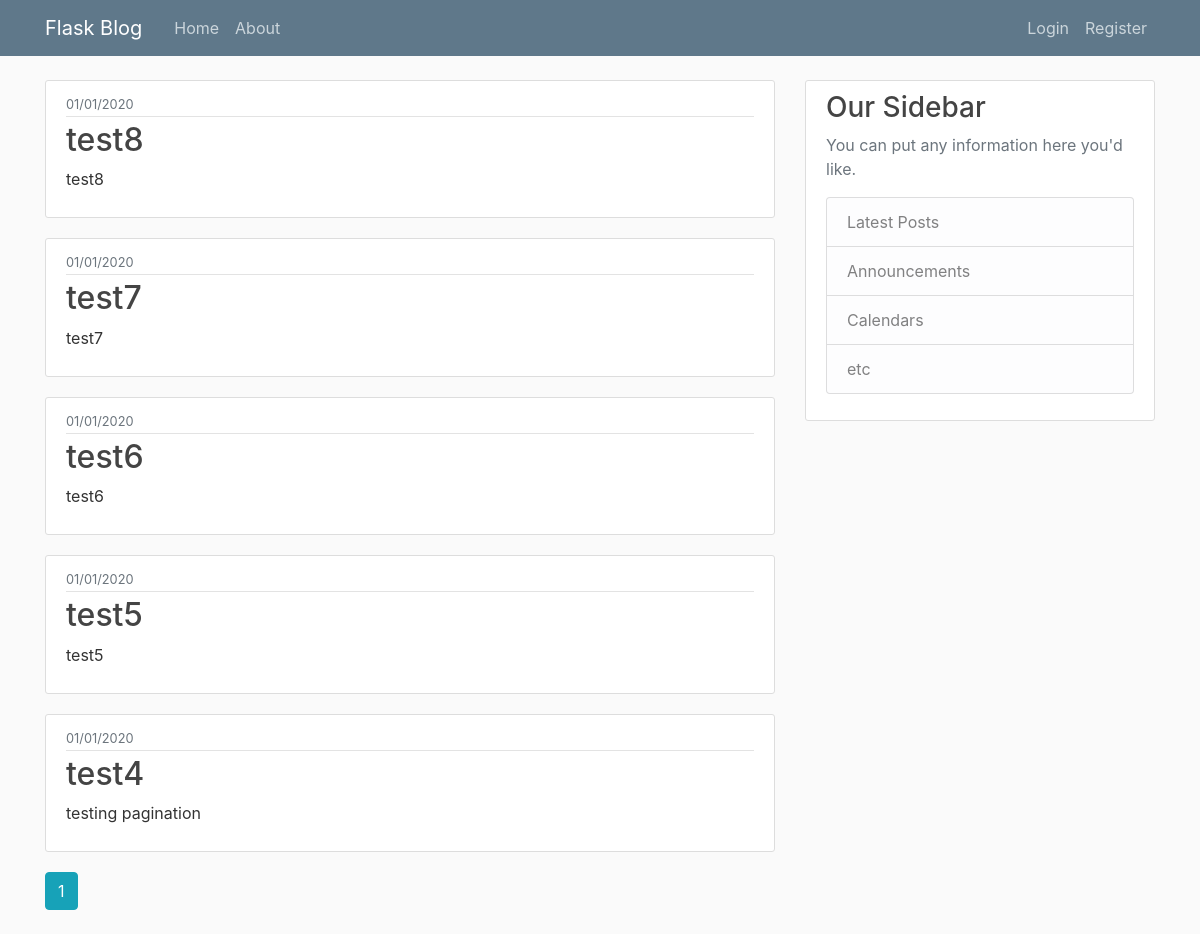
The page / on the database its author committed.
### flaskblog/models.py (models this page shows, shortened)
class Post(db.Model):
    id = db.Column(db.Integer, primary_key=True)
    title = db.Column(db.String(20), nullable=False)
    date_posted = db.Column(db.DateTime, nullable=False, default=datetime.utcnow)
    content = db.Column(db.Text, nullable=False)
    user_id = db.Column(db.Integer, db.ForeignKey("user.id"), nullable=False)

### flaskblog/routes.py (the view)
@app.route("/home")
@app.route("/")
def home():
    page = request.args.get("page", 1, type=int)
    posts = Post.query.order_by(Post.date_posted.desc()).paginate(page=page, per_page=5)
    return render_template("home.html", posts=posts)

### flaskblog/templates/home.html
{% extends "layout.html" %}
{% block content %}
    {% for post in posts.items %}
    <article class="media content-section">
     <div class="media-body">
       <div class="article-metadata">
          <small class="text-muted">{{ post.date_posted.strftime('%m/%d/%Y') }}</small>
       </div>
       <h2><a class="article-title" href="{{ url_for('post', post_id=post.id) }}">{{ post.title }}</a></h2>
       <p class="article-content">{{ post.content }}</p>
     </div>
   </article>
    {% endfor %}
    {% for page_num in posts.iter_pages(left_edge=1, right_edge=1, left_current=1, right_current=2) %}
      {% if page_num %}
        {% if posts.page == page_num %}
          <a class="btn btn-info mb-4" href="{{ url_for('home', page=page_num) }}">{{ page_num }}</a>
          {% else %}
            <a class="btn btn-outline-info mb-4" href="{{ url_for('home', page=page_num) }}">{{ page_num }}</a>
        {% endif %}
      {% endif %}
    {% endfor %}
{% endblock content %}

### flaskblog/templates/layout.html (shortened to what this page needs)
<!DOCTYPE html>
<html>
<head>
  <link rel="stylesheet" href="https://maxcdn.bootstrapcdn.com/bootstrap/4.0.0/css/bootstrap.min.css">
  <link rel="stylesheet" type="text/css" href="{{ url_for('static', filename='main.css') }}">
</head>
<body>
  <header class="site-header">
    <nav class="navbar navbar-expand-md navbar-dark bg-steel fixed-top">
      <div class="container">
        <a class="navbar-brand mr-4" href="/">Flask Blog</a>
        <div class="collapse navbar-collapse" id="navbarToggle">
          <div class="navbar-nav mr-auto">
            <a class="nav-item nav-link" href="/">Home</a>
            <a class="nav-item nav-link" href="/about">About</a>
          </div>
          <div class="navbar-nav">
            {% if current_user.is_authenticated %}
            <a class="nav-item nav-link" href="{{ url_for('new_post') }}">Create a Post</a>
            <a class="nav-item nav-link" href="{{ url_for('account') }}">Account</a>
            <a class="nav-item nav-link" href="{{ url_for('logout') }}">Logout</a>
            {% else %}
            <a class="nav-item nav-link" href="{{ url_for('login') }}">Login</a>
            <a class="nav-item nav-link" href="{{ url_for('register') }}">Register</a>
            {% endif %}
          </div>
        </div>
      </div>
    </nav>
  </header>
  <main role="main" class="container">
    <div class="row">
      <div class="col-md-8">
        {% block content %}{% endblock %}
      </div>
      <div class="col-md-4">
        <div class="content-section">
          <h3>Our Sidebar</h3>
          <p class='text-muted'>You can put any information here you'd like.
            <ul class="list-group">
              <li class="list-group-item list-group-item-light">Latest Posts</li>
              <li class="list-group-item list-group-item-light">Announcements</li>
              <li class="list-group-item list-group-item-light">Calendars</li>
              <li class="list-group-item list-group-item-light">etc</li>
            </ul>
          </p>
        </div>
      </div>
    </div>
  </main>
</body>
</html>

### flaskblog/static/main.css (style rules this page uses)
body { background: #fafafa; color: #333333; margin-top: 5rem; }
h1, h2, h3, h4, h5, h6 { color: #444444; }
.bg-steel { background-color: #5f788a; }
.site-header .navbar-nav .nav-link { color: #cbd5db; }
.content-section { background: #ffffff; padding: 10px 20px; border: 1px solid #dddddd; border-radius: 3px; margin-bottom: 20px; }
.article-title { color: #444444; }
.article-content { white-space: pre-line; }
.article-metadata { padding-bottom: 1px; margin-bottom: 4px; border-bottom: 1px solid #e3e3e3 }

### rows shown on the page
Post: date_posted "01/01/2020", title "test8", content "test8"
Post: date_posted "01/01/2020", title "test7", content "test7"
Post: date_posted "01/01/2020", title "test6", content "test6"
Post: date_posted "01/01/2020", title "test5", content "test5"
Post: date_posted "01/01/2020", title "test4", content "testing pagination"

### other values the page prints
{{ page_num }} "1"
